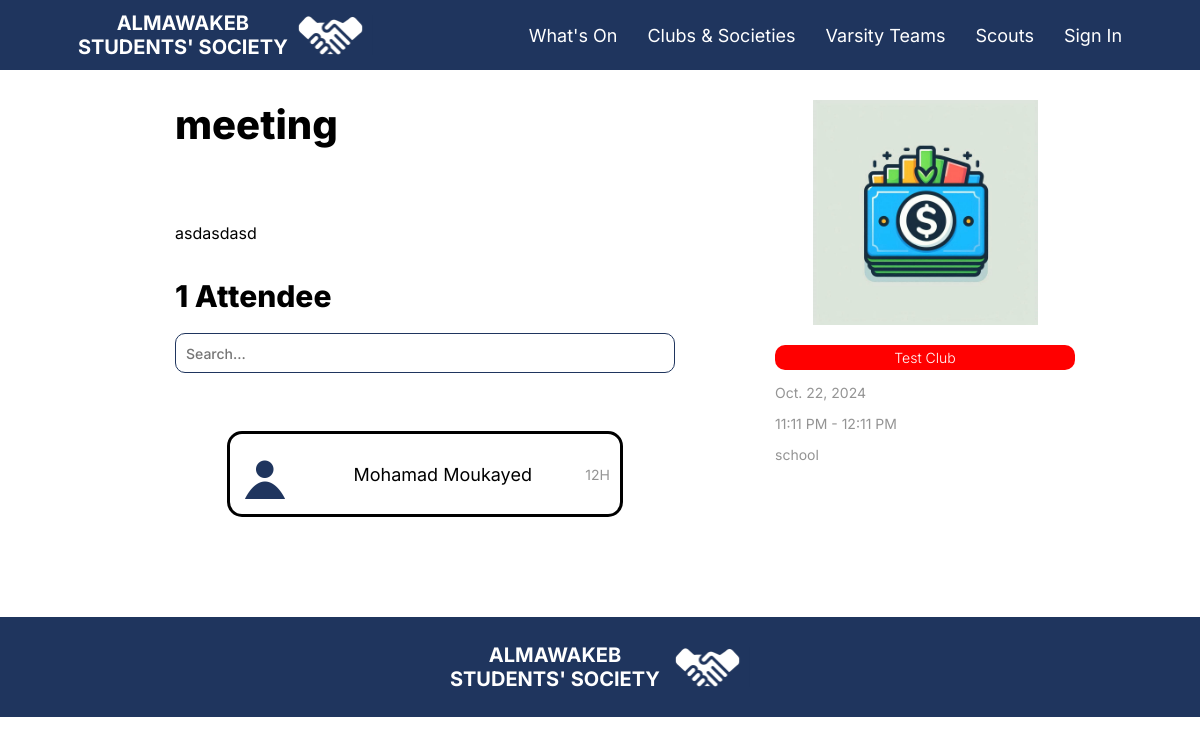
Before: /Meetings/Detail/4/ with the older database file.
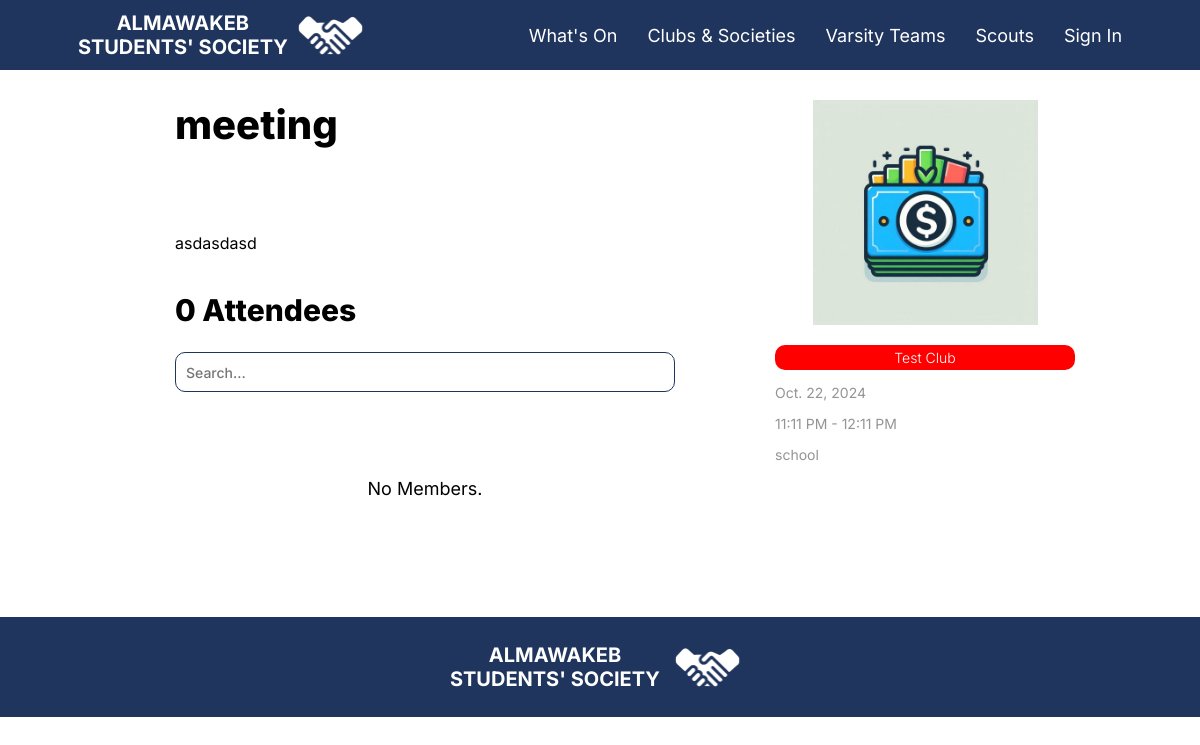
After: the same page with the newer database file.
### mainapp/models.py (models this page shows, shortened)
class Meeting(models.Model):
    author = models.ForeignKey(Club, on_delete=models.CASCADE, related_name='authored_meetings')
    title = models.CharField(max_length=100)
    text = models.TextField(blank=True,default="")
    date = models.DateField()
    start_time = models.TimeField()
    end_time = models.TimeField()
    published_date = models.DateTimeField(null=True, blank=True)
    location = models.CharField(max_length=150)
    attending_Members = models.ManyToManyField(User, related_name='meeting_attending_members', blank=True)
    links = models.ManyToManyField(Links, related_name='emeeting_links', blank=True)
    typeitem = "meeting"

class User(AbstractBaseUser, PermissionsMixin):
    name = models.CharField(max_length=255)
    email = models.EmailField(verbose_name="email", max_length=60, unique=True)
    is_admin = models.BooleanField(default=False)
    is_staff = models.BooleanField(default=False)
    is_active = models.BooleanField(default=True)
    associated_student = models.ForeignKey("Student",null=True, blank=True, on_delete=models.CASCADE)
    associated_faculty = models.ForeignKey("Faculty",null=True, blank=True, on_delete=models.CASCADE)
    associated_clubs = models.ManyToManyField("Club", blank=True,related_name="associated_clubs")
    associated_varsities = models.ManyToManyField("Varsity", blank=True,related_name="associated_varsity")
    objects = UserManager()
    USERNAME_FIELD = 'email'
    REQUIRED_FIELDS = ['name']

class Student(models.Model):
    student_db_id = models.CharField(max_length=20, primary_key=True,help_text="Student ID")
    YEAR_CHOICES = [
        ('FR', 'Freshman'),
        ('SO', 'Sophomore'),
        ('JR', 'Junior'),
        ('SR', 'Senior'),
    ]
    SECTION_CHOICES = [
        ('A', 'A'),
        ('B', 'B'),
        ('C', 'C'),
        ('D', 'D'),
        ('E', 'E'),
        ('F', 'F'),
        ('G', 'G'),
        ('H', 'H'),
        ('I', 'I'),
        ('J', 'J'),
    ]
    year_level = models.IntegerField(blank=True, null=True)
    section = models.CharField(max_length=1, choices=SECTION_CHOICES)
    profile_picture = models.ImageField(upload_to='profiles/', null=True, blank=True, default='default-pfp.png')
    about = models.TextField(blank=True,null=True)
    year_level_title = models.CharField(max_length=10, blank=True)
    gender = models.CharField(max_length=10,choices=[('male', 'Male'), ('female','Female')], default='male')

class Club(models.Model):
    name = models.CharField(max_length=255)
    heads = models.ManyToManyField(User, related_name='head_clubs', blank=True)
    leadership = models.ManyToManyField(User, related_name='leadership_roles', blank=True)
    members = models.ManyToManyField(User, related_name='membership_clubs', blank=True)
    advisors = models.ManyToManyField(User, related_name='advisor_clubs', blank=True)
    events = models.ManyToManyField('Event', related_name='events', blank=True)
    type = models.CharField(choices=[('male', "Boys Only"),('female','Girls Only'), ('mixed', 'Mixed Club')], default='mixed', max_length=6)
    about = models.TextField()
    logo = models.ImageField(upload_to='clubs_logos/')
    color = models.CharField(max_length=7)  # Hex color code
    links = models.ManyToManyField(Links, related_name='club_links', blank=True)

### mainapp/views.py (the view)
# urls.py: path('Meetings/Detail/<int:meeting_id>/', views.Meeting_Details, name='meeting_detail'),
def Meeting_Details(request, meeting_id):
    try:
        meeting = Meeting.objects.get(id=meeting_id)
    except ObjectDoesNotExist:
        return error_404_view(request, None)
    links = meeting.links.all()
    allUsers = User.objects.all()
    return render(request, "meeting_detail.html", {'meeting': meeting, 'links': links, 'allUsers': allUsers, 'user': request.user})

### templates/meeting_detail.html (shortened to what this page needs)
{% extends 'Base.html' %}
{% load static %}
{% block content %}
<div class="pagecontrol">
    <div style="display: flex; justify-content: space-between; flex-direction: column;">
        <p class="pageTitle" style="margin: 0px;">{{ meeting.title }}</p>
        <br>
        <div class="articleDescriptionText">
            <p>{{ meeting.text|safe|linebreaks }}</p>
        </div>
        <div class="profileRow">
            <p class="pageSubtitle" style="margin: 0px;">{{meeting.attending_Members.count}} Attendee{% if meeting.attending_Members.count != 1 %}s{% endif %}</p>
            </div>
            <input class="textfield" placeholder="Search..." style="margin: 0px; width: unset;" id="memberSearch">
            <br>
            <div class="grid scroll" id="memberField">
                {% for member in meeting.attending_Members.all %}
                {% if member.associated_faculty is None %}
                <a href="/Student/Detail/{{member.pk}}" class="profileRow">
                    <div class="profileRow Box" style="border: black 3px solid; border-radius: 15px; padding: 10px; gap: 10px;">
                        <img class="eventCover" style=" width: 50px; height: 50px; margin-right: 10px;" src="{{ member.associated_student.profile_picture.url }}" alt="Club Cover">
                        <p class="text">{{ member.name }}</p>
                        <p class="aboutText">{{ member.associated_student.year_level }}{{ member.associated_student.section }}</p>
                    </div>
                </a>
                {% endif %}
                {% empty %}
                <p class="text">No Members.</p>
                {% endfor %}
            </div>
    </div>
    <div>
        <div class="centerer" style="height: unset; margin-bottom: 20px;">
        <img src="{{ meeting.author.logo.url }}" alt="{{ meeting.title }} Cover" class="articleCover">
        </div>
        <div class="tagBox" style="background: {{ meeting.author.color }};">
            <p class="tagText">{{ meeting.author.name }}</p>
        </div>
        <p class="aboutText">{{ meeting.date }}</p>
        <p class="aboutText">{{ meeting.start_time|time:"g:i A" }} - {{ meeting.end_time|time:"g:i A" }}</p>
        <p class="aboutText">{{ meeting.location }}</p>
        <br>
        <br>
    </div>
</div>
{% endblock %}

Changed rows visible on the page:
no longer on this page (row edited): User: associated_student.profile_picture (placeholder picture), name "Mohamad Moukayed", associated_student.year_level "12", associated_student.section "H"
computed for Meeting "meeting": attending_Members.count "1" → "0"
Other visible differences:
text now shown: "s No Members."
